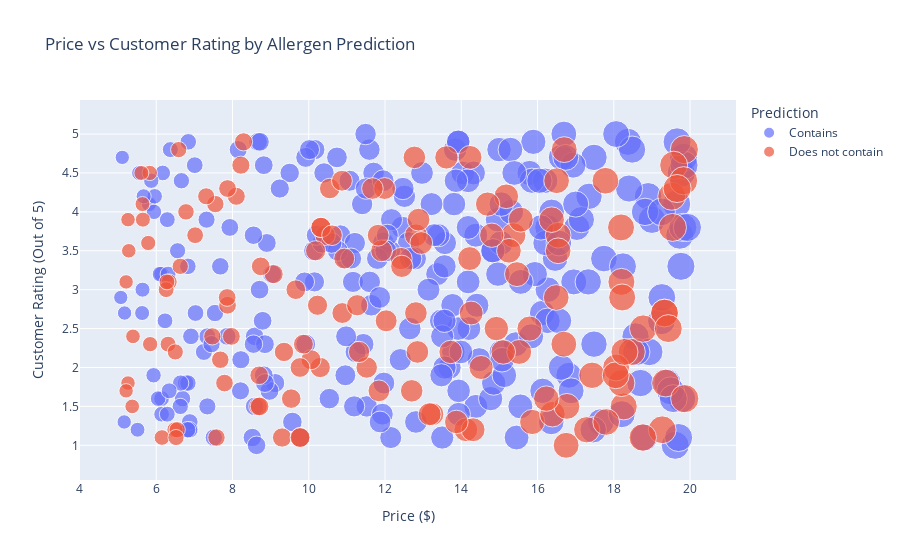

The cell this chart's notebook holds for it:
### Markdown cell above
> The violin plot shows that products with certain main ingredients, like **Chocolate** or **Wheat**, have a wider spread in customer ratings.

> This variability suggests a mixed reception among consumers for products containing these ingredients, possibly due to *differing consumer tastes* or *reactions to allergens.*

> In contrast, ingredients like **Almonds** tend to have a **more consistent** rating, indicating stronger consumer satisfaction.

### Code cell
# Interactive bubble chart for price vs customer rating by allergen prediction:

fig = px.scatter(data,
                 x="Price ($)",
                 y="Customer rating (Out of 5)",
                 color="Prediction",
                 size="Price ($)",
                 hover_name="Food Product",
                 title="Price vs Customer Rating by Allergen Prediction")

fig.update_layout(xaxis_title="Price ($)", yaxis_title="Customer Rating (Out of 5)")

fig.show()

### Figure 1 — Plotly figure (JSON) as saved in the notebook; plotly's stock layout.template omitted (floating-point values rounded to 4 significant figures; data arrays with more than 128 entries replaced by an {"elided": "..."} marker saying what was removed)
{"data": [{"hovertemplate": "<b>%{hovertext}</b><br><br>Prediction=Contains<br>Price ($)=%{marker.size}<br>Customer rating (Out of 5)=%{y}<extra></extra>", "hovertext": {"elided": "255 str values"}, "legendgroup": "Contains", "marker": {"color": "#636efa", "size": {"elided": "255 float values"}, "sizemode": "area", "sizeref": 0.04983, "symbol": "circle"}, "mode": "markers", "name": "Contains", "orientation": "v", "showlegend": true, "type": "scatter", "x": {"elided": "255 float values"}, "xaxis": "x", "y": {"elided": "255 float values"}, "yaxis": "y"}, {"hovertemplate": "<b>%{hovertext}</b><br><br>Prediction=Does not contain<br>Price ($)=%{marker.size}<br>Customer rating (Out of 5)=%{y}<extra></extra>", "hovertext": {"elided": "143 str values"}, "legendgroup": "Does not contain", "marker": {"color": "#EF553B", "size": {"elided": "143 float values"}, "sizemode": "area", "sizeref": 0.04983, "symbol": "circle"}, "mode": "markers", "name": "Does not contain", "orientation": "v", "showlegend": true, "type": "scatter", "x": {"elided": "143 float values"}, "xaxis": "x", "y": {"elided": "143 float values"}, "yaxis": "y"}], "layout": {"legend": {"itemsizing": "constant", "title": {"text": "Prediction"}, "tracegroupgap": 0}, "title": {"text": "Price vs Customer Rating by Allergen Prediction"}, "xaxis": {"anchor": "y", "domain": [0, 1], "title": {"text": "Price ($)"}}, "yaxis": {"anchor": "x", "domain": [0, 1], "title": {"text": "Customer Rating (Out of 5)"}}}}
